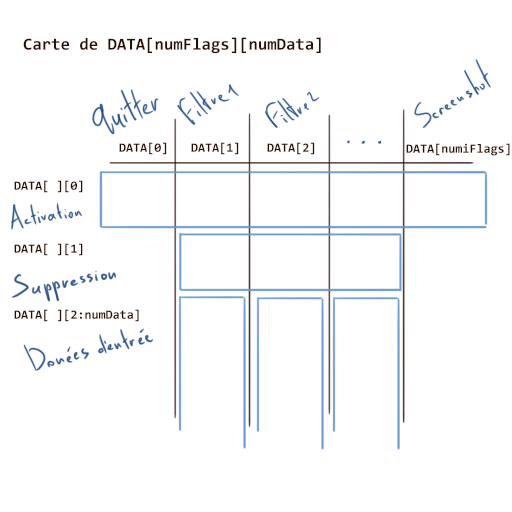
//> input picture Instructions_developpeur 2f596616129f4c2abe0b78f561816ead/carteDATA.png, 512 x 512 px, given in place of the camera
$ ./couleuravecwebv4   (built with g++ and OpenCV 4)
//> lines starting //> are read from the running program, lines starting //| are printed output that depends on the picture; after the words box and inside, x2 and y2 are one past the last pixel; in counts of white or black regions, pixels touching at a corner belong together
/*
ALONSO Benito  & SHLYKOVA Polo

Programme pour suivis de couleur directement grâce à la webcam.
Fonctionnement:
- 	utilise 3 fenetres: celle de la webcam, celle avec les seuils de couleurs et la fenetre de control
- 	pour selectionner une couleur a suivre 2 options: DANS LA FENETRE CONTROL
		-	tout faire manuellement en controlant les trackbars
		-	cliquer sur T pour "take", cela fait alors apparaite une copie de la webcam à l'instant du click
			cliquer alors sur avec le clic gauche de la souris sur la couleur à suivre
			une fois le click, l'image disparait et a la place une petite image avec le fond de couleur choisi + texte HSV et RGB de la couleur s'affiche
			automatiquement // alors les trackbars s'updatent et la couleur est desormais reconnue et suivie
-	pour verifier que le suivis de couleur est bien efficace, dans la fenetre ImgThrasholded, les pixels blancs correspondent à la couleur reconnue et isolée
- 	dans la fenetre Original, un cercle rouge apparait et permet trace un cercle autour de l'objet suivis/selectionne

Fontion suivis:
-	directement en récupérant la position du centre de lobjet trouvé, si ce dernier sors du carré central alors le programme écris directement sur le fichier qui correspond
	au port série de la carte. Cette dernière récupérer les informations envoyées ( a s d ou w) et bouge alors les servos en conséquence.
*/

#include <iostream>
#include <string>
#include <math.h>
#include <stdio.h>

#include <opencv2/opencv.hpp>
#include <opencv2/videoio.hpp>
#include <opencv2/highgui.hpp>
#include <opencv2/imgproc.hpp>


// Linux headers
/*
#include <fcntl.h> // Contains file controls like O_RDWR
#include <errno.h> // Error integer and strerror() function
#include <termios.h> // Contains POSIX terminal control definitions
#include <unistd.h> // write(), read(), close()
*/

#define COLOR_LIGNES 80
#define COLOR_COLONNES 250

using namespace cv;
using namespace std;

//struct termios tty;


// [101 lines left out: functions on_mouse_click, ecriture, not called in this run]


int main(int argc, char** argv) {
	//sudo putty /dev/ttyACM0 -serial -sercfg 9600,8,n,1,N
	//pour le servo

	//---------------------selection du module camera
    int val_index_cam =0;
    printf("Renseignez le *numero* de la camera a selectionner: ");

    //scanf("%d", &val_index_cam);
    if( scanf("%d", &val_index_cam) != 1 )
    {
    fprintf( stderr, "renseignez un numero uniquement  pour le scanf\n");
    exit(1);
    }

    //creation de l'objet videocapture qui recupère directement la video de la webcam en temps reel
    cv::VideoCapture capture(val_index_cam);

    //verification de l'ouverture de la webcam
    if(!capture.isOpened()){
        cout<<"can not open webcam"<<endl;
        printf("renseignez un index correct de camera\n");
        printf("afin de connaitre les camera connectees:\n");
        printf(">> sudo apt-get install v4l-utils\n");
        printf(">> sudo v4l2-ctl --list-devices\n");
        return 0;
    }

	//---------------------demande si carte connextée
	int val_index_carte =0;
	printf("Renseignez si la carte ArchPro est connectee (1 si oui) (0 sinon): ");
	if( scanf("%d", &val_index_carte) != 1 )
    {
    fprintf( stderr, "renseignez uniquement soit 1 soit 0 pour le scanf\n");
    exit(1);
    }
	printf("Si la carte est connectee et reconnue par la machine, et que vous avez ecris 1 \n");
	printf("alors le programme permettra en plus de détecter la couleur, de suivre l'objet tracker en contrôlant les servomoteurs\n");
	printf("Si la carte n'est pas connectee, et que vous avez ecris 0 \n");
	printf("alors le programme ne permettra que de détecter la couleur souhaitée\n");

	//Fenetre de selection manuel de couleur + affichage couleur cliquée.
	cv::namedWindow("Control");		//Control Window

	int iBasH = 0;		//TEINTE
	int iHautH = 0;

	int iBasS = 0;		//SATURATION
	int iHautS = 0;

	int iBasV = 0;		//VALEUR
	int iHautV = 0;

	//Creation des trackbar dans la fenetre de control
	cv::createTrackbar("BasH", "Control", 0, 179,0);		//Hue (0 - 179)
	cv::setTrackbarPos("BasH", "Control",iBasH);

	cv::createTrackbar("HautH", "Control", 0, 179,0);
	cv::setTrackbarPos("HautH", "Control",iHautH);

	cv::createTrackbar("BasS", "Control", 0, 255,0);		//Saturation (0 - 255)
	cv::setTrackbarPos("BasS", "Control",iBasS);

	cv::createTrackbar("HautS", "Control", 0, 255,0);
	cv::setTrackbarPos("HautS", "Control",iHautS);

	cv::createTrackbar("BasV", "Control", 0, 255,0);		//Value (0 - 255)
	cv::setTrackbarPos("BasV", "Control",iBasV);

	cv::createTrackbar("HautV", "Control", 0, 255,0);
	cv::setTrackbarPos("HautV", "Control",iHautV);


	//pour declarer les fenetre: screen webcam + fenetre affichage couleur selec
	cv::Mat imgOriginal, snapshot, colorArray;
	capture.read(imgOriginal);
//> imgOriginal is the input picture: 512 rows x 512 cols, CV_8UC3; mean B, G, R 248.9, 247.7, 246.9

	snapshot = cv::Mat(imgOriginal.size(), CV_8UC3, cv::Scalar(0,0,0));
	//cv::imshow("Snapshot", snapshot);

	colorArray = cv::Mat(COLOR_LIGNES, COLOR_COLONNES, CV_8UC3, cv::Scalar(0,0,0));
	cv::imshow("Control", colorArray); //affiche la "fenetre" pour la couleur cliquee directement dans la fenetre de Control
	cv::moveWindow("Control",680,10); //position de la fenetre reference pour ecran 1920*1080

	cv::setMouseCallback("Control", on_mouse_click, &snapshot);

	cv::circle(imgOriginal, cv::Point(320, 240), 1, cv::Scalar(0, 0, 255), 2); //point centre image
//> imgOriginal: 512 rows x 512 cols, CV_8UC3; 21 pixels changed, all inside (x1, y1, x2, y2) = (318, 238, 323, 243)

	printf("entrée main\n");
    	char shaut='w';
    	char sbas='s';
	char sgauche='d'; //INVERSE CAR EN MIROIR
	char sdroite='a';


	int keyVal;
	while (1) {
		if (!capture.read(imgOriginal)) {
			break;
		}
		//cv::imshow("Video", imgOriginal);

		keyVal = cv::waitKey(1) & 0xFF;
//> the Esc key is pressed
		if (keyVal == 113) {    //pour quitter = q
			break;
		} else if (keyVal == 116) {  //pour cloner la fenetre = t
			snapshot = imgOriginal.clone();
			cv::imshow("Control", snapshot);
		}
		else if(keyVal==114){//r = reset position des servos
			ecriture('r',1);

		}
		else if(keyVal==101){//e = resert trackbar si besoin
			cv::setTrackbarPos("BasH", "Control",0);
			cv::setTrackbarPos("HautH", "Control",0);

			cv::setTrackbarPos("BasS", "Control",0);
			cv::setTrackbarPos("HautS", "Control",0);

			cv::setTrackbarPos("BasV", "Control",0);
			cv::setTrackbarPos("HautV", "Control",0);

		}

		//fonction suivis couleur
		// Convertis imgOriginal de BGR a HSV
		cv::Mat imgHSV;
		cv::cvtColor(imgOriginal, imgHSV, COLOR_BGR2HSV);
//> imgHSV: 512 rows x 512 cols, CV_8UC3; mean H, S, V 6, 5.1, 249.5

		//creer l'image Thresholded
		cv::Mat imgThresholded;
		cv::inRange(imgHSV, cv::Scalar(cv::getTrackbarPos("BasH","Control"),cv::getTrackbarPos("BasS","Control"),cv::getTrackbarPos("BasV","Control")), cv::Scalar(cv::getTrackbarPos("HautH","Control"),cv::getTrackbarPos("HautS","Control"),cv::getTrackbarPos("HautV","Control")), imgThresholded);
//> imgThresholded: 512 rows x 512 cols, CV_8UC1; every value is 0
		//creer l'image avec la detection des pixels grace aux differentes valeurs des sliders update directement lors du click grace a des pointeurs


		//Traitement de l'image pour assurer bonne analyse
		// Morphological Opening - enleve petits objet en fond
		cv::erode(imgThresholded, imgThresholded, cv::getStructuringElement(MORPH_ELLIPSE, cv::Size(5, 5)));
		cv::dilate(imgThresholded, imgThresholded, cv::getStructuringElement(MORPH_ELLIPSE, cv::Size(5, 5)));

		// Morphological Closing - enleve petits trous en fond
		cv::dilate(imgThresholded, imgThresholded, cv::getStructuringElement(MORPH_ELLIPSE, cv::Size(5, 5)));
		cv::erode(imgThresholded, imgThresholded, cv::getStructuringElement(MORPH_ELLIPSE, cv::Size(5, 5)));

		// Calcul des moments de l'image Thresolded
		// cela permet de trouver le centre de l'objet
		cv::Moments oMoments = cv::moments(imgThresholded);
//> oMoments = moments, m00 0

		double dM01 = oMoments.m01;
//> dM01 = 0
		double dM10 = oMoments.m10;
//> dM10 = 0
		double dArea = oMoments.m00;
//> dArea = 0
		//printf("dArea = %f\n",dArea);
		//reference: learnopencv : find-center-of-blob-centroid-using-opencv-cpp

		int delta=60; //notre deadzone autour du centre
		cv::rectangle(imgOriginal,cv::Point(320-delta,0),cv::Point(320+delta,480), cv::Scalar( 255, 0, 0 )); //cadrillage sur la vidéo pour mieux se reperer
		cv::rectangle(imgOriginal,cv::Point(0,240-delta),cv::Point(640,240+delta), cv::Scalar( 255, 0, 0 )); //idem
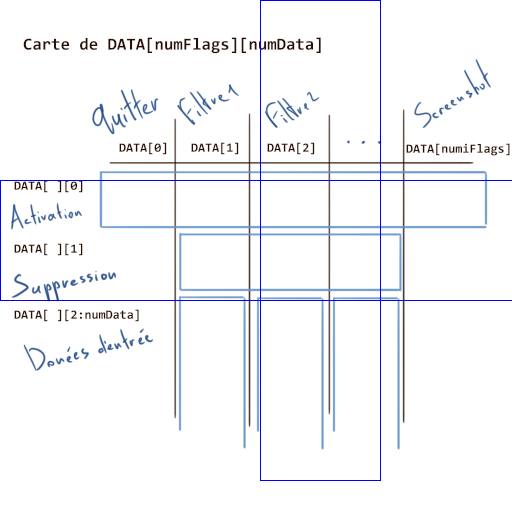
//> imgOriginal: 512 rows x 512 cols, CV_8UC3; mean B, G, R 249, 245.5, 244.7


		// si area <= on peu considérer que c'est du bruit
		if (dArea > 70000)
		{
			// Calcul du centre de l'object
			int posX = dM10 / dArea;
			int posY = dM01 / dArea;
			//cout << posX << "," << posY << endl;

			// trace cercle rouge autour objet
			int R = sqrt((dArea / 255) / 3.14); //rayon de l'objet en question
			if (posX >= 0 && posY >= 0)
			{
				cv::circle(imgOriginal, cv::Point(posX, posY), R, cv::Scalar(0, 0, 255), 2); //cercle autour objet
				cv::circle(imgOriginal, cv::Point(posX, posY), 1, cv::Scalar(123, 7, 34), 2); //point au centre de l'objet

				if(val_index_carte==1){//si on est en mode carte connectée
					if ((posX>320-delta)&&(posX<320+delta)&&(posY>0)&&(posY<240-delta)) { //carre haut centre
						cv::rectangle(imgOriginal,cv::Point(320-delta,0),cv::Point(320+delta,240-delta), cv::Scalar( 23, 10, 255 ),2);
						ecriture(shaut,1);
					}
					else if ((posX>320-delta)&&(posX<320+delta)&&(posY>240+delta)&&(posY<480)) {  //carre bas centre
						cv::rectangle(imgOriginal,cv::Point(320-delta,240+delta),cv::Point(320+delta,480), cv::Scalar( 23, 10, 255 ),2);
						ecriture(sbas,1);
					}
					else if ((posX>0)&&(posX<320-delta)&&(posY>240-delta)&&(posY<240+delta)) { //carre gauche centre
						cv::rectangle(imgOriginal,cv::Point(0,240-delta),cv::Point(320-delta,240+delta), cv::Scalar( 23, 10, 255 ),2);
						ecriture(sgauche,2);
						//ecriture(sgauche);
					}
					else if ((posX>320+delta)&&(posX<640)&&(posY>240-delta)&&(posY<240+delta)) { //carre droite centre
						cv::rectangle(imgOriginal,cv::Point(320+delta,240-delta),cv::Point(640,240+delta), cv::Scalar( 23, 10, 255 ),2);
						ecriture(sdroite,2);
						//ecriture(sdroite);
					}

					else if ((posX<320-delta)&&(posY<240-delta)) { //carre haut gauche
						cv::rectangle(imgOriginal,cv::Point(0,0),cv::Point(320-delta,240-delta), cv::Scalar( 0, 0, 255 ),2);
						ecriture(shaut,2);
						ecriture(sgauche,1);

					}
					else if ((posX>320+delta)&&(posY<240-delta)) { //carre haut droite
						cv::rectangle(imgOriginal,cv::Point(320+delta,0),cv::Point(640,240-delta), cv::Scalar( 0, 0, 255 ),2);
						ecriture(shaut,2);
						ecriture(sdroite,1);

					}
					else if ((posX<320-delta)&&(posY>240+delta)) { //carre bas gauche
						cv::rectangle(imgOriginal,cv::Point(0,240+delta),cv::Point(320-delta,480), cv::Scalar( 0, 0, 255 ),2);
						ecriture(sbas,2);
						ecriture(sgauche,1);

					}
					else if ((posX>320+delta)&&(posY>240+delta)) { //carre bas droite
						cv::rectangle(imgOriginal,cv::Point(320+delta,240+delta),cv::Point(640,480), cv::Scalar( 0, 0, 255 ),2);
						ecriture(sbas,2);
						ecriture(sdroite,1);
					}
				}
			}
		}

		// Affiche l'image Thresholded
		cv::imshow("Thresholded Image", imgThresholded);
		cv::moveWindow("Thresholded Image",10,550); //position de la fenetre reference pour ecran 1920*1080

		// Affiche image original + le cercle si detection
		cv::imshow("Original", imgOriginal);
		cv::moveWindow("Original",10,10); //position de la fenetre reference pour ecran 1920*1080

		//int taillewebx = 640;
		//int tailleweby = 480;

	}
	return 0;
}
